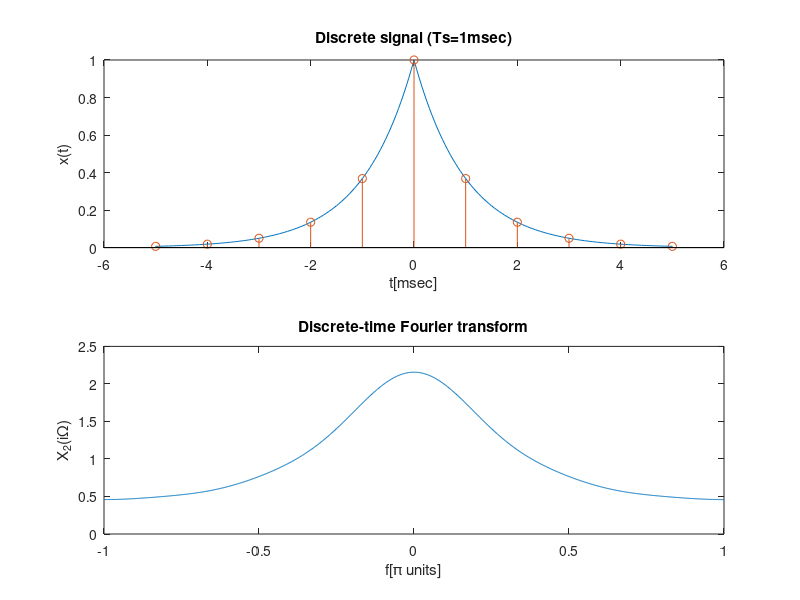

This figure's MATLAB source:
%οι απαντήσεις στις ερωτήσεις που είναι όμοιες στα δύο προγράμματα έχουν
%απαντηθεί μόνο στο πρόγραμμα 2α.
close all; % Κλείνει όλα τα γραφικά παράθυρα
clear all; % Διαγράφει όλες τις μεταβλητές από το workspace
clc; % Καθαρίζει το παράθυρο εντολών


Dt=5e-5; % Βήμα χρόνου για αναλογικό σήμα Δt=50 μsec
t=-5e-3:Dt:5e-3; % Άξονας χρόνου -5msec<=t<=5msec
x=exp(-1000*abs(t)); % Αναλογικό σήμα x(t) σύμφωνα με την εκφώνηση

Ts=1e-3; %Περίοδος δειγματοληψίας0,001s
n=-5:1:5; % Δείκτες δειγματοληψίας 11
x_d=exp(-1000*abs(n*Ts)); %Σήμα από δειγματοληψία χ(nTs)

%όμοια με 2a
iter_max=500;
iter=0:1:iter_max;
w=(iter/iter_max)*pi;
X_d=x_d*exp(-i*n'*w);
X_d=real(X_d);
w=[-fliplr(w),w(2:iter_max+1)];
X_d=[fliplr(X_d),X_d(2:iter_max+1)];

%όμοια με 2α
figure(1);

subplot(2,1,1);
plot(1000*t,x);
xlabel('t[msec]');
ylabel('x(t)');
title('Discrete signal (Ts=1msec)');
hold on;
stem(n*Ts*1000,x_d);
hold off;

subplot(2,1,2);
plot(w/pi,X_d);
xlabel('f[\pi units]');
ylabel('X_2(i\Omega)');
title('Discrete-time Fourier transform');

print -dpdf progr33; 
